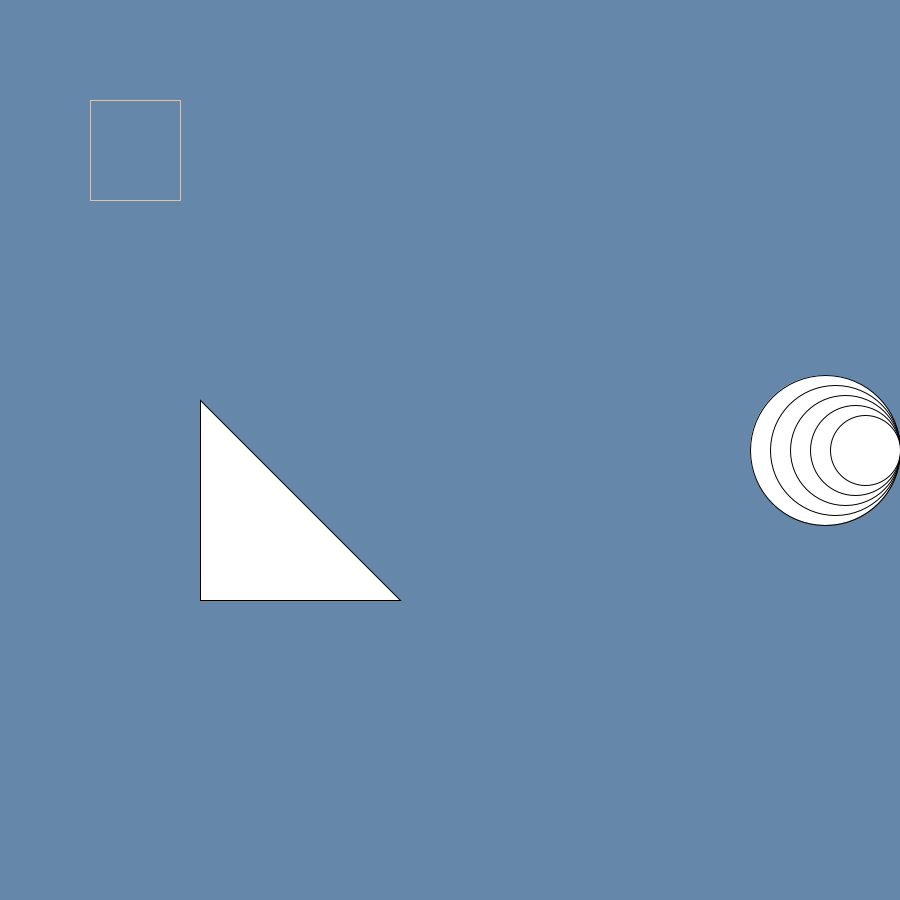
Frame 1 (no input)
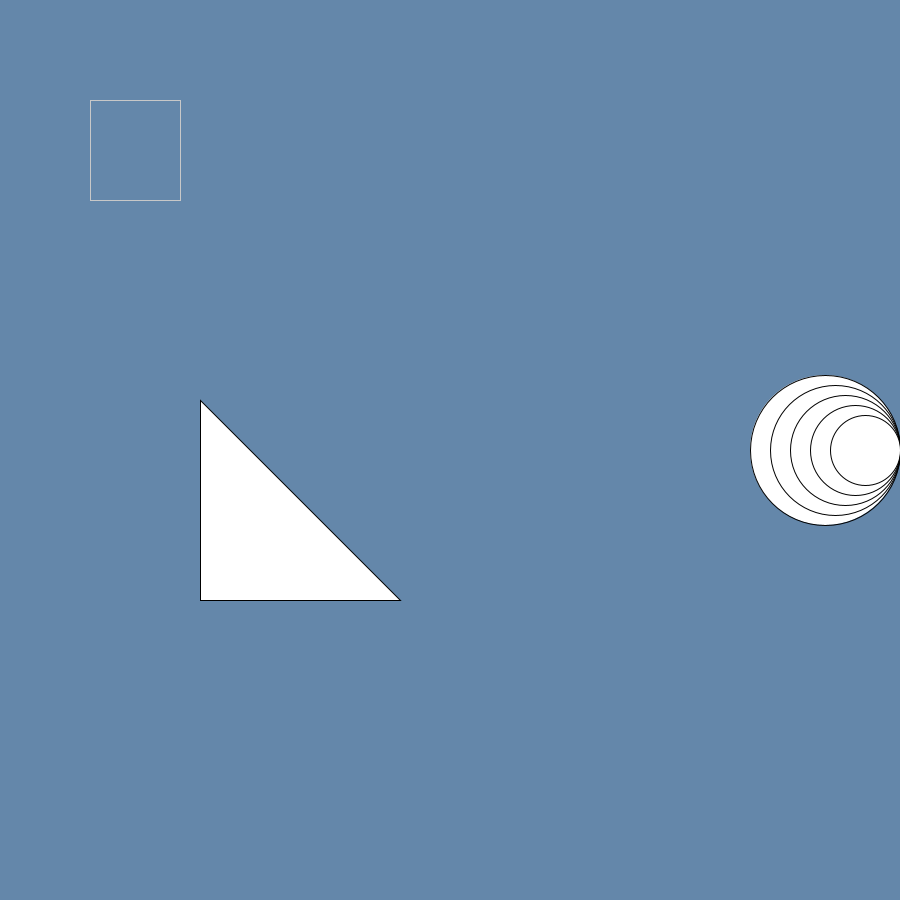
Frame 60 (the mouse pressed at the canvas centre just before this capture)
Frame 120 (the mouse held since frame 60 and released just before this capture): identical to frame 60, image omitted

The Processing sketch that drew these frames (run headless with seeded random() and noise(); from frame 60 on, the mouse is pressed at the canvas centre):

// Processing sketch: ho9
// ── ho9.pde
void gemiddelde(){
  int g1 = 4;
  int g2 = 2;
  int ant = 0;
  ant = (g1 + g2) / 2;
  println("Het gemiddelde is = " + ant);}
  
   

int gem(int g5, int g6){
  int totaal;
  totaal = (g5 + g6) / 2;
  return totaal;}
  
  

void vierkant(int x, int y, int q, int w){
  //top line
  line(x, y, x+q, y);
  //bottom line
  line(x, y+w, x+q, y+w);
  //left line
  line(x, y, x, y+w);
  //right line
  line(x+q, y, x+q, y+w);
}

String zin;
String saak(String kaas, String is, String lekker, String toch){
  String antwoord;
  antwoord = kaas +" " + is + " " + lekker + " " + toch;
  return antwoord;}

void setup(){
  background(100, 135, 170);
  size(900, 900);
gemiddelde();
println(gem(30, 60));
zin = saak("kaasje", "is", "gewoon", "lekker");
println(zin);
for(int i = 0; i < 5; i++){
    fill(255, 255, 255);
  ellipse(900 - c * 5, 450, c * 10, c * 10);
    c = c - 2;}
    tekenDriehoek(200, 400, 400, 600, 200, 600);
}

int c = 15;

void draw(){ 
  
  stroke(200, 200, 200);
  vierkant(90, 100, 90, 100);
  
}

void tekenDriehoek(int x1, int y1, int x2, int y2, int x3, int y3){
    triangle(x1, y1, x2, y2, x3, y3);
}
